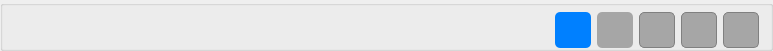
    <widget class="QGroupBox" name="grb_botoes">
     <property name="minimumSize">
      <size>
       <width>773</width>
       <height>51</height>
      </size>
     </property>
     <property name="maximumSize">
      <size>
       <width>16777215</width>
       <height>51</height>
      </size>
     </property>
     <property name="font">
      <font>
       <pointsize>11</pointsize>
      </font>
     </property>
     <property name="title">
      <string/>
     </property>
     <layout class="QHBoxLayout" name="horizontalLayout">
      <property name="topMargin">
       <number>6</number>
      </property>
      <item>
       <widget class="QPushButton" name="btn_primeiro">
        <property name="enabled">
         <bool>false</bool>
        </property>
        <property name="minimumSize">
         <size>
          <width>36</width>
          <height>36</height>
         </size>
        </property>
        <property name="maximumSize">
         <size>
          <width>36</width>
          <height>36</height>
         </size>
        </property>
        <property name="focusPolicy">
         <enum>Qt::NoFocus</enum>
        </property>
        <property name="toolTip">
         <string>Primeiro Registro</string>
        </property>
        <property name="whatsThis">
         <string>&lt;html&gt;&lt;head/&gt;&lt;body&gt;&lt;p&gt;Botão para ir ao primeiro registro&lt;/p&gt;&lt;/body&gt;&lt;/html&gt;</string>
        </property>
        <property name="styleSheet">
         <string notr="true">QPushButton#btn_primeiro{
	border-radius: 5px;
}
QPushButton#btn_primeiro:hover{
	border: 1px solid rgba(33,33,33,.2);
	background: rgba(33,33,33,.1);
}
QPushButton#btn_primeiro:pressed {
	border: 1px solid rgba(33,33,33,.5);
	background: rgba(33,33,33,.2);
}</string>
        </property>
        <property name="text">
         <string/>
        </property>
        <property name="icon">
         <iconset>
          <normaloff>../imagens/nextAll.png</normaloff>../imagens/nextAll.png</iconset>
        </property>
        <property name="iconSize">
         <size>
          <width>36</width>
          <height>36</height>
         </size>
        </property>
        <property name="shortcut">
         <string>Ctrl+Alt+Left</string>
        </property>
        <property name="flat">
         <bool>true</bool>
        </property>
       </widget>
      </item>
      <item>
       <widget class="QPushButton" name="btn_anterior">
        <property name="enabled">
         <bool>false</bool>
        </property>
        <property name="minimumSize">
         <size>
          <width>36</width>
          <height>36</height>
         </size>
        </property>
        <property name="maximumSize">
         <size>
          <width>36</width>
          <height>36</height>
         </size>
        </property>
        <property name="focusPolicy">
         <enum>Qt::NoFocus</enum>
        </property>
        <property name="toolTip">
         <string>Registro Anterior</string>
        </property>
        <property name="whatsThis">
         <string>&lt;html&gt;&lt;head/&gt;&lt;body&gt;&lt;p&gt;Botão para ir ao registro anterior&lt;/p&gt;&lt;/body&gt;&lt;/html&gt;</string>
        </property>
        <property name="styleSheet">
         <string notr="true">QPushButton#btn_anterior{
	border-radius: 5px;
}
QPushButton#btn_anterior:hover{
	border: 1px solid rgba(33,33,33,.2);
	background: rgba(33,33,33,.1);
}
QPushButton#btn_anterior:pressed {
	border: 1px solid rgba(33,33,33,.5);
	background: rgba(33,33,33,.2);
}</string>
        </property>
        <property name="text">
         <string/>
        </property>
        <property name="icon">
         <iconset>
          <normaloff>../imagens/next.png</normaloff>../imagens/next.png</iconset>
        </property>
        <property name="iconSize">
         <size>
          <width>36</width>
          <height>36</height>
         </size>
        </property>
        <property name="shortcut">
         <string>Ctrl+Left</string>
        </property>
        <property name="flat">
         <bool>true</bool>
        </property>
       </widget>
      </item>
      <item>
       <widget class="QPushButton" name="btn_proximo">
        <property name="enabled">
         <bool>false</bool>
        </property>
        <property name="minimumSize">
         <size>
          <width>36</width>
          <height>36</height>
         </size>
        </property>
        <property name="maximumSize">
         <size>
          <width>36</width>
          <height>36</height>
         </size>
        </property>
        <property name="focusPolicy">
         <enum>Qt::NoFocus</enum>
        </property>
        <property name="toolTip">
         <string>Próxima Registro</string>
        </property>
        <property name="whatsThis">
         <string>&lt;html&gt;&lt;head/&gt;&lt;body&gt;&lt;p&gt;Botão para ir ao próximo registro&lt;/p&gt;&lt;/body&gt;&lt;/html&gt;</string>
        </property>
        <property name="styleSheet">
         <string notr="true">QPushButton#btn_proximo{
	border-radius: 5px;
}
QPushButton#btn_proximo:hover{
	border: 1px solid rgba(33,33,33,.2);
	background: rgba(33,33,33,.1);
}
QPushButton#btn_proximo:pressed {
	border: 1px solid rgba(33,33,33,.5);
	background: rgba(33,33,33,.2);
}</string>
        </property>
        <property name="text">
         <string/>
        </property>
        <property name="icon">
         <iconset>
          <normaloff>../imagens/previous.png</normaloff>../imagens/previous.png</iconset>
        </property>
        <property name="iconSize">
         <size>
          <width>36</width>
          <height>36</height>
         </size>
        </property>
        <property name="shortcut">
         <string>Ctrl+Right</string>
        </property>
        <property name="flat">
         <bool>true</bool>
        </property>
       </widget>
      </item>
      <item>
       <widget class="QPushButton" name="btn_ultimo">
        <property name="enabled">
         <bool>false</bool>
        </property>
        <property name="minimumSize">
         <size>
          <width>36</width>
          <height>36</height>
         </size>
        </property>
        <property name="maximumSize">
         <size>
          <width>36</width>
          <height>36</height>
         </size>
        </property>
        <property name="focusPolicy">
         <enum>Qt::NoFocus</enum>
        </property>
        <property name="toolTip">
         <string>Última Registro</string>
        </property>
        <property name="whatsThis">
         <string>&lt;html&gt;&lt;head/&gt;&lt;body&gt;&lt;p&gt;Botão para ir ao ultimo registro&lt;/p&gt;&lt;/body&gt;&lt;/html&gt;</string>
        </property>
        <property name="styleSheet">
         <string notr="true">QPushButton#btn_ultimo{
	border-radius: 5px;
}
QPushButton#btn_ultimo:hover{
	border: 1px solid rgba(33,33,33,.2);
	background: rgba(33,33,33,.1);
}
QPushButton#btn_ultimo:pressed {
	border: 1px solid rgba(33,33,33,.5);
	background: rgba(33,33,33,.2);
}</string>
        </property>
        <property name="text">
         <string/>
        </property>
        <property name="icon">
         <iconset>
          <normaloff>../imagens/PreviousAll.png</normaloff>../imagens/PreviousAll.png</iconset>
        </property>
        <property name="iconSize">
         <size>
          <width>36</width>
          <height>36</height>
         </size>
        </property>
        <property name="shortcut">
         <string>Ctrl+Alt+Right</string>
        </property>
        <property name="flat">
         <bool>true</bool>
        </property>
       </widget>
      </item>
      <item>
       <spacer name="separacao_botoes_do_meio_do_navegadores">
        <property name="orientation">
         <enum>Qt::Horizontal</enum>
        </property>
        <property name="sizeHint" stdset="0">
         <size>
          <width>40</width>
          <height>20</height>
         </size>
        </property>
       </spacer>
      </item>
      <item>
       <widget class="QPushButton" name="btn_pesquisar_registro">
        <property name="minimumSize">
         <size>
          <width>36</width>
          <height>36</height>
         </size>
        </property>
        <property name="maximumSize">
         <size>
          <width>36</width>
          <height>36</height>
         </size>
        </property>
        <property name="focusPolicy">
         <enum>Qt::NoFocus</enum>
        </property>
        <property name="toolTip">
         <string>Pesquisar</string>
        </property>
        <property name="whatsThis">
         <string>&lt;html&gt;&lt;head/&gt;&lt;body&gt;&lt;p&gt;Botão para pesquisar os registros do cliente&lt;/p&gt;&lt;/body&gt;&lt;/html&gt;</string>
        </property>
        <property name="styleSheet">
         <string notr="true">QPushButton#btn_pesquisar_registro{
	border-radius: 5px;
}
QPushButton#btn_pesquisar_registro:hover{
	border: 1px solid rgba(33,33,33,.2);
	background: rgba(33,33,33,.1);
}
QPushButton#btn_pesquisar_registro:pressed {
	border: 1px solid rgba(33,33,33,.5);
	background: rgba(33,33,33,.2);
}</string>
        </property>
        <property name="text">
         <string/>
        </property>
        <property name="icon">
         <iconset>
          <normaloff>../imagens/edit_find_replace.png</normaloff>../imagens/edit_find_replace.png</iconset>
        </property>
        <property name="iconSize">
         <size>
          <width>36</width>
          <height>30</height>
         </size>
        </property>
        <property name="shortcut">
         <string>F12</string>
        </property>
        <property name="flat">
         <bool>true</bool>
        </property>
       </widget>
      </item>
      <item>
       <widget class="QPushButton" name="btn_pesquisar_codigo">
        <property name="minimumSize">
         <size>
          <width>36</width>
          <height>36</height>
         </size>
        </property>
        <property name="maximumSize">
         <size>
          <width>36</width>
          <height>36</height>
         </size>
        </property>
        <property name="focusPolicy">
         <enum>Qt::NoFocus</enum>
        </property>
        <property name="toolTip">
         <string>Buscar</string>
        </property>
        <property name="whatsThis">
         <string>&lt;html&gt;&lt;head/&gt;&lt;body&gt;&lt;p&gt;Botão para buscar cliente pelo codigo&lt;/p&gt;&lt;/body&gt;&lt;/html&gt;</string>
        </property>
        <property name="styleSheet">
         <string notr="true">QPushButton#btn_pesquisar_codigo{
	border-radius: 5px;
}
QPushButton#btn_pesquisar_codigo:hover{
	border: 1px solid rgba(33,33,33,.2);
	background: rgba(33,33,33,.1);
}
QPushButton#btn_pesquisar_codigo:pressed {
	border: 1px solid rgba(33,33,33,.5);
	background: rgba(33,33,33,.2);
}</string>
        </property>
        <property name="text">
         <string/>
        </property>
        <property name="icon">
         <iconset>
          <normaloff>../imagens/dialog-ok.png</normaloff>../imagens/dialog-ok.png</iconset>
        </property>
        <property name="iconSize">
         <size>
          <width>30</width>
          <height>30</height>
         </size>
        </property>
        <property name="shortcut">
         <string>Ctrl+N</string>
        </property>
        <property name="flat">
         <bool>true</bool>
        </property>
       </widget>
      </item>
      <item>
       <widget class="QPushButton" name="btn_imprimir">
        <property name="minimumSize">
         <size>
          <width>36</width>
          <height>36</height>
         </size>
        </property>
        <property name="maximumSize">
         <size>
          <width>36</width>
          <height>36</height>
         </size>
        </property>
        <property name="focusPolicy">
         <enum>Qt::NoFocus</enum>
        </property>
        <property name="toolTip">
         <string>Imprimir</string>
        </property>
        <property name="whatsThis">
         <string>&lt;html&gt;&lt;head/&gt;&lt;body&gt;&lt;p&gt;Botão para imprimir registro do cliente&lt;/p&gt;&lt;/body&gt;&lt;/html&gt;</string>
        </property>
        <property name="styleSheet">
         <string notr="true">QPushButton#btn_imprimir{
	border-radius: 5px;
}
QPushButton#btn_imprimir:hover{
	border: 1px solid rgba(33,33,33,.2);
	background: rgba(33,33,33,.1);
}
QPushButton#btn_imprimir:pressed {
	border: 1px solid rgba(33,33,33,.5);
	background: rgba(33,33,33,.2);
}</string>
        </property>
        <property name="text">
         <string/>
        </property>
        <property name="icon">
         <iconset>
          <normaloff>../imagens/print.png</normaloff>../imagens/print.png</iconset>
        </property>
        <property name="iconSize">
         <size>
          <width>36</width>
          <height>36</height>
         </size>
        </property>
        <property name="shortcut">
         <string>Ctrl+P</string>
        </property>
        <property name="flat">
         <bool>true</bool>
        </property>
       </widget>
      </item>
      <item>
       <widget class="QPushButton" name="btn_copiar">
        <property name="minimumSize">
         <size>
          <width>36</width>
          <height>36</height>
         </size>
        </property>
        <property name="maximumSize">
         <size>
          <width>36</width>
          <height>36</height>
         </size>
        </property>
        <property name="focusPolicy">
         <enum>Qt::NoFocus</enum>
        </property>
        <property name="toolTip">
         <string>Duplicar</string>
        </property>
        <property name="whatsThis">
         <string>&lt;html&gt;&lt;head/&gt;&lt;body&gt;&lt;p&gt;Botão para duplicar registro&lt;/p&gt;&lt;/body&gt;&lt;/html&gt;</string>
        </property>
        <property name="styleSheet">
         <string notr="true">QPushButton#btn_copiar{
	border-radius: 5px;
}
QPushButton#btn_copiar:hover{
	border: 1px solid rgba(33,33,33,.2);
	background: rgba(33,33,33,.1);
}
QPushButton#btn_copiar:pressed {
	border: 1px solid rgba(33,33,33,.5);
	background: rgba(33,33,33,.2);
}</string>
        </property>
        <property name="text">
         <string/>
        </property>
        <property name="icon">
         <iconset>
          <normaloff>../imagens/copy-1.png</normaloff>../imagens/copy-1.png</iconset>
        </property>
        <property name="iconSize">
         <size>
          <width>36</width>
          <height>36</height>
         </size>
        </property>
        <property name="flat">
         <bool>true</bool>
        </property>
       </widget>
      </item>
      <item>
       <spacer name="separacao_botes_meio_do_acoes_registro">
        <property name="orientation">
         <enum>Qt::Horizontal</enum>
        </property>
        <property name="sizeHint" stdset="0">
         <size>
          <width>40</width>
          <height>20</height>
         </size>
        </property>
       </spacer>
      </item>
      <item>
       <widget class="QPushButton" name="btn_novo">
        <property name="minimumSize">
         <size>
          <width>36</width>
          <height>36</height>
         </size>
        </property>
        <property name="maximumSize">
         <size>
          <width>36</width>
          <height>36</height>
         </size>
        </property>
        <property name="font">
         <font>
          <pointsize>11</pointsize>
          <weight>50</weight>
          <bold>false</bold>
         </font>
        </property>
        <property name="focusPolicy">
         <enum>Qt::NoFocus</enum>
        </property>
        <property name="toolTip">
         <string>Novo</string>
        </property>
        <property name="whatsThis">
         <string>&lt;html&gt;&lt;head/&gt;&lt;body&gt;&lt;p&gt;Botão para cadastrar uma novo registro do cliente&lt;/p&gt;&lt;/body&gt;&lt;/html&gt;</string>
        </property>
        <property name="styleSheet">
         <string notr="true">QPushButton#btn_novo{
	background-color: #0080ff ;
	color: #fff;
	border-radius: 5px;
}
QPushButton#btn_novo:hover{
	background-color:  #0073e6;
}
QPushButton#btn_novo:pressed {
	background-color: #0059b3;
}
QPushButton#btn_novo:disabled {
	background-color:  #a6a6a6;
	color: #6a6767;
}</string>
        </property>
        <property name="text">
         <string/>
        </property>
        <property name="icon">
         <iconset>
          <normaloff>../imagens/addNew.png</normaloff>../imagens/addNew.png</iconset>
        </property>
        <property name="iconSize">
         <size>
          <width>36</width>
          <height>36</height>
         </size>
        </property>
        <property name="shortcut">
         <string>Ctrl+N</string>
        </property>
       </widget>
      </item>
      <item>
       <widget class="QPushButton" name="btn_editar">
        <property name="enabled">
         <bool>false</bool>
        </property>
        <property name="minimumSize">
         <size>
          <width>36</width>
          <height>36</height>
         </size>
        </property>
        <property name="maximumSize">
         <size>
          <width>36</width>
          <height>36</height>
         </size>
        </property>
        <property name="font">
         <font>
          <pointsize>11</pointsize>
          <weight>50</weight>
          <bold>false</bold>
         </font>
        </property>
        <property name="focusPolicy">
         <enum>Qt::NoFocus</enum>
        </property>
        <property name="toolTip">
         <string>Editar</string>
        </property>
        <property name="whatsThis">
         <string>&lt;html&gt;&lt;head/&gt;&lt;body&gt;&lt;p&gt;Botão para editar o registro do cliente&lt;/p&gt;&lt;/body&gt;&lt;/html&gt;</string>
        </property>
        <property name="styleSheet">
         <string notr="true">QPushButton#btn_editar{
	background-color: #0080ff ;
	color: #fff;
	border-radius: 5px;
}
QPushButton#btn_editar:hover{
	background-color:  #0073e6;
}
QPushButton#btn_editar:pressed {
	background-color: #0059b3;
}
QPushButton#btn_editar:disabled {
	background-color:  #a6a6a6;
	color: #6a6767;
}</string>
        </property>
        <property name="text">
         <string/>
        </property>
        <property name="icon">
         <iconset>
          <normaloff>../imagens/editFile.png</normaloff>../imagens/editFile.png</iconset>
        </property>
        <property name="iconSize">
         <size>
          <width>36</width>
          <height>36</height>
         </size>
        </property>
        <property name="shortcut">
         <string>Ctrl+E</string>
        </property>
       </widget>
      </item>
      <item>
       <widget class="QPushButton" name="btn_salvar">
        <property name="enabled">
         <bool>false</bool>
        </property>
        <property name="minimumSize">
         <size>
          <width>36</width>
          <height>36</height>
         </size>
        </property>
        <property name="maximumSize">
         <size>
          <width>36</width>
          <height>36</height>
         </size>
        </property>
        <property name="font">
         <font>
          <pointsize>11</pointsize>
         </font>
        </property>
        <property name="focusPolicy">
         <enum>Qt::NoFocus</enum>
        </property>
        <property name="toolTip">
         <string>Salvar</string>
        </property>
        <property name="whatsThis">
         <string>&lt;html&gt;&lt;head/&gt;&lt;body&gt;&lt;p&gt;Botão para salvar o registro do cliente&lt;/p&gt;&lt;/body&gt;&lt;/html&gt;</string>
        </property>
        <property name="styleSheet">
         <string notr="true">QPushButton#btn_salvar{
	background-color: #0080ff ;
	color: #fff;
	border-radius: 5px;
}
QPushButton#btn_salvar:hover{
	background-color:  #0073e6;
}
QPushButton#btn_salvar:pressed {
	background-color: #0059b3;
}
QPushButton#btn_salvar:disabled {
	background-color:  #a6a6a6;
	color: #6a6767;
	border: 1px solid gray;
}</string>
        </property>
        <property name="text">
         <string/>
        </property>
        <property name="icon">
         <iconset>
          <normaloff>../imagens/save-file.png</normaloff>../imagens/save-file.png</iconset>
        </property>
        <property name="iconSize">
         <size>
          <width>36</width>
          <height>36</height>
         </size>
        </property>
        <property name="shortcut">
         <string>Ctrl+S</string>
        </property>
       </widget>
      </item>
      <item>
       <widget class="QPushButton" name="btn_cancelar">
        <property name="enabled">
         <bool>false</bool>
        </property>
        <property name="minimumSize">
         <size>
          <width>36</width>
          <height>36</height>
         </size>
        </property>
        <property name="maximumSize">
         <size>
          <width>36</width>
          <height>36</height>
         </size>
        </property>
        <property name="font">
         <font>
          <pointsize>11</pointsize>
         </font>
        </property>
        <property name="focusPolicy">
         <enum>Qt::NoFocus</enum>
        </property>
        <property name="toolTip">
         <string>Cancelar</string>
        </property>
        <property name="whatsThis">
         <string>&lt;html&gt;&lt;head/&gt;&lt;body&gt;&lt;p&gt;Botão para cancelar a operação&lt;/p&gt;&lt;/body&gt;&lt;/html&gt;</string>
        </property>
        <property name="styleSheet">
         <string notr="true">QPushButton#btn_cancelar{
	background-color: #0080ff ;
	color: #fff;
	border-radius: 5px;
}
QPushButton#btn_cancelar:hover{
	background-color:  #0073e6;
}
QPushButton#btn_cancelar:pressed {
	background-color: #0059b3;
}
QPushButton#btn_cancelar:disabled {
	background-color:  #a6a6a6;
	color: #6a6767;
	border: 1px solid gray;
}</string>
        </property>
        <property name="text">
         <string/>
        </property>
        <property name="icon">
         <iconset>
          <normaloff>../imagens/cancelfile.png</normaloff>../imagens/cancelfile.png</iconset>
        </property>
        <property name="iconSize">
         <size>
          <width>36</width>
          <height>36</height>
         </size>
        </property>
        <property name="shortcut">
         <string>Ctrl+F</string>
        </property>
       </widget>
      </item>
      <item>
       <widget class="QPushButton" name="btn_deletar">
        <property name="enabled">
         <bool>false</bool>
        </property>
        <property name="minimumSize">
         <size>
          <width>36</width>
          <height>36</height>
         </size>
        </property>
        <property name="maximumSize">
         <size>
          <width>36</width>
          <height>36</height>
         </size>
        </property>
        <property name="font">
         <font>
          <pointsize>11</pointsize>
         </font>
        </property>
        <property name="focusPolicy">
         <enum>Qt::NoFocus</enum>
        </property>
        <property name="toolTip">
         <string>Deletar</string>
        </property>
        <property name="whatsThis">
         <string>&lt;html&gt;&lt;head/&gt;&lt;body&gt;&lt;p&gt;Botão de deletar o registro do cliente&lt;/p&gt;&lt;/body&gt;&lt;/html&gt;</string>
        </property>
        <property name="styleSheet">
         <string notr="true">QPushButton#btn_deletar{
	background-color: #0080ff ;
	color: #fff;
	border-radius: 5px;
}
QPushButton#btn_deletar:hover{
	background-color:  #0073e6;
}
QPushButton#btn_deletar:pressed {
	background-color: #0059b3;
}
QPushButton#btn_deletar:disabled {
	background-color:  #a6a6a6;
	color: #6a6767;
	border: 1px solid gray;
}</string>
        </property>
        <property name="text">
         <string/>
        </property>
        <property name="icon">
         <iconset>
          <normaloff>../imagens/delet.png</normaloff>../imagens/delet.png</iconset>
        </property>
        <property name="iconSize">
         <size>
          <width>36</width>
          <height>36</height>
         </size>
        </property>
        <property name="shortcut">
         <string>Ctrl+D</string>
        </property>
       </widget>
      </item>
     </layout>
    </widget>
